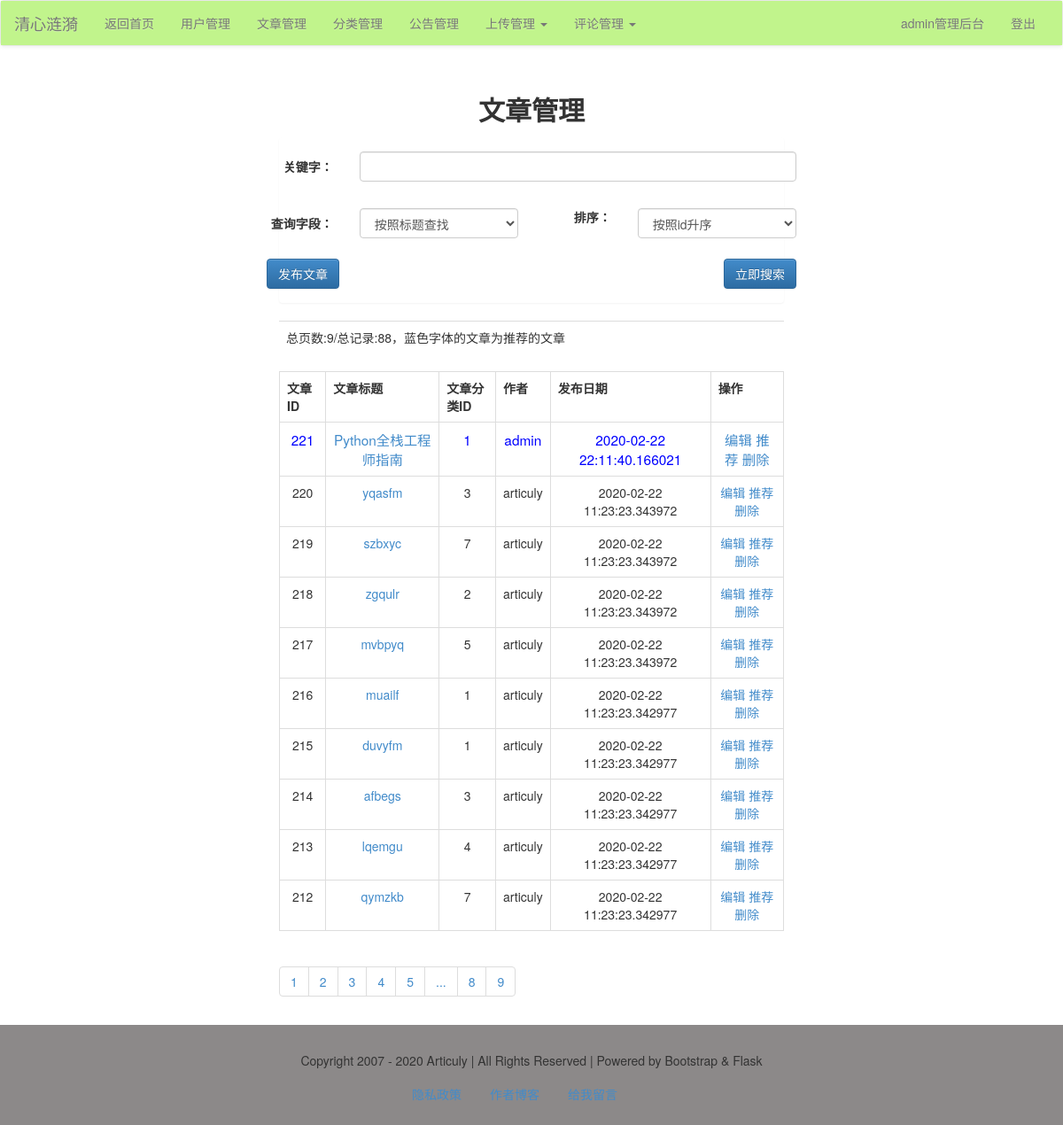
The app's page /admin/article/list/ (signed in), older data.
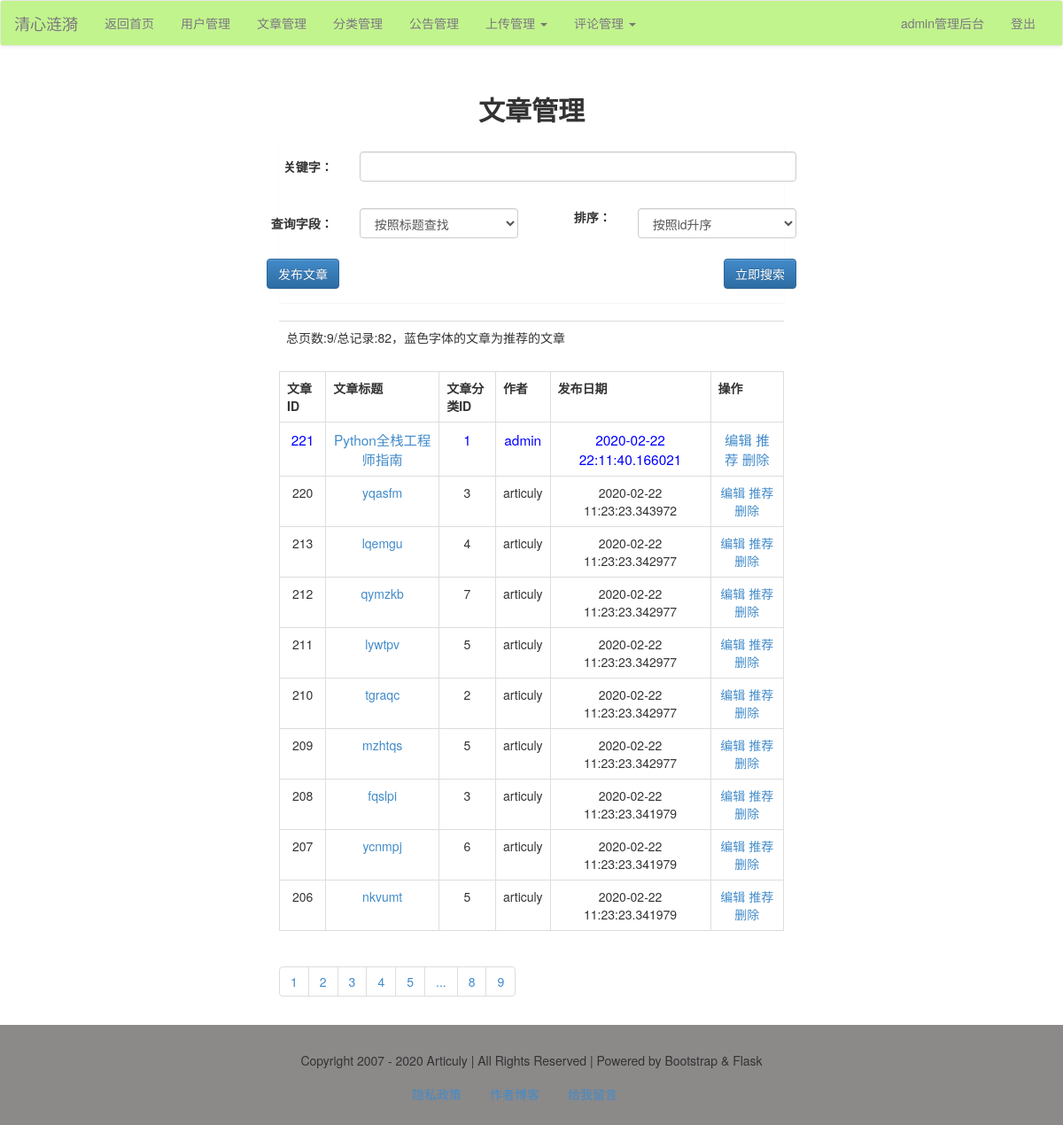
The same page, newer data.
### models.py (models this page shows)
class Article(db.Model):
    id = db.Column(db.Integer, primary_key=True)
    title = db.Column(db.String)
    thumb = db.Column(db.String)
    intro = db.Column(db.String)
    author = db.Column(db.String)
    content = db.Column(db.Text)
    is_recommend = db.Column(db.Integer)
    pubdate = db.Column(db.DateTime, default=datetime.now)
    cate_id = db.Column(db.Integer, db.ForeignKey('category.cate_id'))
    comment = db.relationship('Comment')

### admin/articles.py (the view)
@admin_app.route("/article/list/", methods=['get', 'post'])
def article_list():
    form = ArticleSearchForm()
    q = request.args.get('q')
    page = request.args.get('page', 1)
    if q is not None:
        form_field = request.args.get('field')
        form_order = request.args.get('order')
        print(q, page, form_field, form_order)
        if form_field == 'title':
            condition = Article.title.like('%%%s%%' % q)
        else:
            condition = Article.content.like('%%%s%%' % q)
        if form_order == '1':
            order = Article.id.asc()
        else:
            order = Article.id.desc()
        res = Article.query.filter(condition).order_by(order).paginate(int(page), 10)
        articles = res.items
        pageList = res.iter_pages()
        total = res.total
        pages = res.pages
        return render_template('admin/article/article_list.html', articles=articles, pageList=pageList, total=total,
                               pages=pages, form=form, q=q, field=form_field, order=form_order)
    else:
        res = Article.query.order_by(Article.id.desc()).paginate(int(page), 10)
        articles = res.items
        pageList = res.iter_pages()
        total = res.total
        pages = res.pages
        return render_template("admin/article/article_list.html", articles=articles, pageList=pageList, total=total,
                               pages=pages, form=form)

### forms/article_form.py
class ArticleSearchForm(FlaskForm):
    q = StringField('关键字：',
                    validators=[DataRequired()],
                    render_kw={'class': 'form-control'})
    field = SelectField('查询字段：',
                        choices=[('title', '按照标题查找'), ('content', '按照内容查找')],
                        render_kw={'class': 'form-control'})
    order = SelectField('排序：', choices=[('1', '按照id升序'), ('2', '按照id降序')],
                        render_kw={'class': 'form-control'})

### admin/admin_app.py (called while the page is built)
@admin_app.before_request
@login_required
def is_admin():
    print(session['user'])
    if session['user'] != 'admin':
        print('user is someone else.')
        return redirect(url_for('login'))

### app.py (called while the page is built)
@app.context_processor
def account():
    username = session.get('user')
    return {'username': username}

@app.context_processor
def getCateList():
    cates = Category.query.all()
    return {'cates': cates}

### libs.py (called while the page is built)
def login_required(func):
    @wraps(func)
    def decorator_nest(*args, **kwargs):
        if not 'user' in session:
            return redirect(url_for('login'))
        else:
            print(func)
            return func(*args, **kwargs)
    return decorator_nest

### templates/admin/article/article_list.html (shortened to what the changed rows need)
{% extends "admin/admin_base.html" %}
{% block content %}
    <div class="container-fluid">
        <div class="row">
            <div class="main col-lg-6 col-lg-offset-3 col-md-8 col-md-offset-2 col-sm-10 col-sm-offset-1 col-xs-12">
                <h2 class="text-center"><b>文章管理</b></h2>
                <table class="table">
                    <tr>
                        <td>总页数:{{ pages }}/总记录:{{ total }}，蓝色字体的文章为推荐的文章</td>
                    </tr>
                </table>
                <table class="table table-bordered">
                    <tr>
                        <th>文章ID</th>
                        <th>文章标题</th>
                        <th>文章分类ID</th>
                        <th>作者</th>
                        <th>发布日期</th>
                        <th>操作</th>
                    </tr>
                    {% for article in articles %}
                        <tr id="article_{{ article.id }}" class="text-center">
                            <td>{{ article.id }}</td>
                            <td>
                                <a href="{{ url_for("article_app.view", article_id=article.id) }}">{{ article.title }}</a>
                            </td>
                            <td>{{ article.cate_id }}</td>
                            <td>{{ article.author }}</td>
                            <td>{{ article.pubdate }}</td>
                            <td>
                                <a href="{{ url_for("admin_app.article_edit", article_id=article.id) }}"
                                   target="_blank">编辑</a>
                                <a href="javascript:recommendArticle({{ article.id }})">推荐</a>
                                <a href="javascript:delArticle({{ article.id }})">删除</a>
                            </td>
                        </tr>
                    {% endfor %}
                </table>
                <ul class="pagination">
                    {% for page in pageList %}
                        {% if page!=None %}
                            {% if q==None %}
                                <li><a href="?page={{ page }}">{{ page }}</a></li>
                            {% else %}
                                <li>
                                    <a href="?page={{ page }}&q={{ q }}&field={{ field }}&order={{ order }}">{{ page }}</a>
                                </li>
                            {% endif %}
                        {% else %}
                            <li><a href="#">...</a></li>
                        {% endif %}
                    {% endfor %}
                </ul>
            </div>
        </div>
    </div>
{% endblock %}

### templates/admin/admin_base.html (shortened to what this page needs)
<!DOCTYPE html>
<html>
{% block head %}
    <head>
        <link rel="stylesheet" type="text/css" href="{{ url_for("static", filename="css/bootstrap.css") }}"/>
        <link rel="stylesheet" type="text/css" href="{{ url_for("static", filename="css/bootstrap-theme.css") }}"/>
    </head>
{% endblock %}
<body>
{% block nav %}
    <nav class="navbar navbar-default">
        <div class="container-fluid" style="background-color: #C1F48C;">
            <div class="navbar-header">
                <a class="navbar-brand" href="#">清心涟漪</a>
            </div>
            <div class="collapse navbar-collapse" id="bs-example-navbar-collapse-1">
                <ul class="nav navbar-nav">
                    <li><a href="/">返回首页</a></li>
                    <li><a href="{{ url_for("admin_app.userList") }}">用户管理</a></li>
                    <li><a href="{{ url_for("admin_app.article_list") }}">文章管理</a></li>
                    <li><a href="{{ url_for("admin_app.cateList") }}">分类管理</a></li>
                    <li><a href="{{ url_for("admin_app.alert_list") }}">公告管理</a></li>
                    <li class="dropdown">
                        <a href="#" class="dropdown-toggle" data-toggle="dropdown" role="button"
                           aria-haspopup="true"
                           aria-expanded="false">上传管理 <span class="caret"></span></a>
                    </li>
                    <li class="dropdown">
                        <a href="#" class="dropdown-toggle" data-toggle="dropdown" role="button"
                           aria-haspopup="true"
                           aria-expanded="false">评论管理 <span class="caret"></span></a>
                    </li>
                </ul>
                <ul class="nav navbar-nav navbar-right">
                    <li><a href="{{ url_for("admin_app.admin_index") }}">{{ username }}管理后台</a></li>
                    <li><a href="{{ url_for("logout") }}">登出</a></li>
                </ul>
            </div>
        </div>
    </nav>
{% endblock %}
{% block content %}{% endblock %}
{% block footer %}
    <footer>
        <div class="container-fluid">
            <div class="row">
                <div class="col-md-12">
                    Copyright 2007 - 2020 Articuly | All Rights Reserved | Powered by Bootstrap & Flask
                </div>
            </div>
        </div>
        <nav>
            <ul class="nav nav-pills">
                <li><a href="" data-toggle="modal" data-target="#myModal">隐私政策</a></li>
                <li><a href="https://articuly.com" target="_blank">作者博客</a></li>
                <li><a href="">给我留言</a></li>
            </ul>
        </nav>
    </footer>
{% endblock %}
</body>
</html>

Row changes from the older to the newer data that the page shows:
removed Article: id "219", title "szbxyc", cate_id "7", author "articuly", pubdate "2020-02-22 11:23:23.343972"
removed Article: id "218", title "zgqulr", cate_id "2", author "articuly", pubdate "2020-02-22 11:23:23.343972"
removed Article: id "217", title "mvbpyq", cate_id "5", author "articuly", pubdate "2020-02-22 11:23:23.343972"
removed Article: id "216", title "muailf", cate_id "1", author "articuly", pubdate "2020-02-22 11:23:23.342977"
removed Article: id "215", title "duvyfm", cate_id "1", author "articuly", pubdate "2020-02-22 11:23:23.342977"
removed Article: id "214", title "afbegs", cate_id "3", author "articuly", pubdate "2020-02-22 11:23:23.342977"
now on this page (row unchanged): Article: id "211", title "lywtpv", cate_id "5", author "articuly", pubdate "2020-02-22 11:23:23.342977"
now on this page (row unchanged): Article: id "210", title "tgraqc", cate_id "2", author "articuly", pubdate "2020-02-22 11:23:23.342977"
now on this page (row unchanged): Article: id "209", title "mzhtqs", cate_id "5", author "articuly", pubdate "2020-02-22 11:23:23.342977"
now on this page (row unchanged): Article: id "208", title "fqslpi", cate_id "3", author "articuly", pubdate "2020-02-22 11:23:23.341979"
now on this page (row unchanged): Article: id "207", title "ycnmpj", cate_id "6", author "articuly", pubdate "2020-02-22 11:23:23.341979"
now on this page (row unchanged): Article: id "206", title "nkvumt", cate_id "5", author "articuly", pubdate "2020-02-22 11:23:23.341979"
Text that changed along with them:
{{ total }}: "88" → "82"
